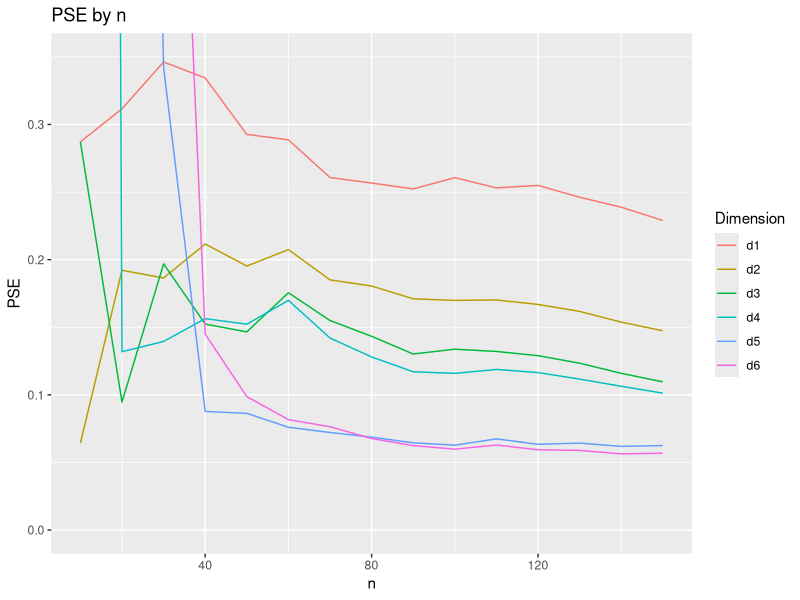

The R source for this figure:

library(ggplot2)

# sample data
set.seed(750)
X_i <- runif(1000, 0, 1)
e_i <- rnorm(1000, 0, 0.2)
Y_i <- sin(2*pi*X_i^3)^3 + e_i

# initialize df for plotting
N <- seq(10, 150, by = 10)
D <- seq(1:6)
error_plot <- data.frame(n = integer(), pse = numeric(), d = character())

# compute CV for dimension-D model on N datapoints
for (d in D) {
  d_plot <- data.frame(n = N, pse = rep(0, length(N)), d = paste0("d", d))
  for (n in N) {
    m_hat = lm(Y_i[1:n] ~ poly(X_i[1:n], d))
    pse = sum((residuals(m_hat) / (1 - hatvalues(m_hat)))^2) / n
    d_plot[d_plot$n == n, "pse"] <- pse
  }
  error_plot <- rbind(error_plot, d_plot)
}

# plot
ggplot(data = error_plot, aes(x = n, y = pse, group = d)) + 
  geom_line(aes(colour = d)) +
  coord_cartesian(ylim = c(0, 0.35)) +
  labs(title = "PSE by n", x = "n", y = "PSE", color = "Dimension")
